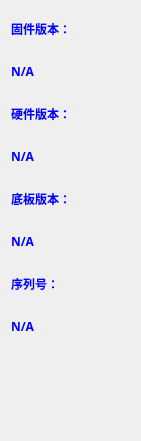
   <widget class="QWidget" name="layoutWidget">
    <property name="geometry">
     <rect>
      <x>20</x>
      <y>142</y>
      <width>141</width>
      <height>441</height>
     </rect>
    </property>
    <layout class="QGridLayout" name="gridLayout_13">
     <item row="0" column="0">
      <widget class="QLabel" name="label_sta_16">
       <property name="font">
        <font>
         <family>宋体</family>
         <pointsize>9</pointsize>
         <weight>50</weight>
         <bold>false</bold>
        </font>
       </property>
       <property name="cursor">
        <cursorShape>PointingHandCursor</cursorShape>
       </property>
       <property name="styleSheet">
        <string notr="true">color:rgb(255, 0, 0)</string>
       </property>
       <property name="text">
        <string>&lt;html&gt;&lt;head/&gt;&lt;body&gt;&lt;p&gt;&lt;span style=&quot; font-weight:600; color:#0000ff;&quot;&gt;固件版本：&lt;/span&gt;&lt;/p&gt;&lt;/body&gt;&lt;/html&gt;</string>
       </property>
       <property name="alignment">
        <set>Qt::AlignLeading|Qt::AlignLeft|Qt::AlignVCenter</set>
       </property>
      </widget>
     </item>
     <item row="1" column="0">
      <widget class="QLabel" name="label_sta_sw">
       <property name="font">
        <font>
         <family>宋体</family>
         <pointsize>9</pointsize>
         <weight>50</weight>
         <bold>false</bold>
        </font>
       </property>
       <property name="cursor">
        <cursorShape>PointingHandCursor</cursorShape>
       </property>
       <property name="styleSheet">
        <string notr="true">color:rgb(255, 0, 0)</string>
       </property>
       <property name="text">
        <string>&lt;html&gt;&lt;head/&gt;&lt;body&gt;&lt;p&gt;&lt;span style=&quot; font-weight:600; color:#0000ff;&quot;&gt;N/A&lt;/span&gt;&lt;/p&gt;&lt;/body&gt;&lt;/html&gt;</string>
       </property>
       <property name="alignment">
        <set>Qt::AlignLeading|Qt::AlignLeft|Qt::AlignVCenter</set>
       </property>
      </widget>
     </item>
     <item row="2" column="0">
      <widget class="QLabel" name="label_sta_18">
       <property name="font">
        <font>
         <family>宋体</family>
         <pointsize>9</pointsize>
         <weight>50</weight>
         <bold>false</bold>
        </font>
       </property>
       <property name="cursor">
        <cursorShape>PointingHandCursor</cursorShape>
       </property>
       <property name="styleSheet">
        <string notr="true">color:rgb(255, 0, 0)</string>
       </property>
       <property name="text">
        <string>&lt;html&gt;&lt;head/&gt;&lt;body&gt;&lt;p&gt;&lt;span style=&quot; font-weight:600; color:#0000ff;&quot;&gt;硬件版本：&lt;/span&gt;&lt;/p&gt;&lt;/body&gt;&lt;/html&gt;</string>
       </property>
       <property name="alignment">
        <set>Qt::AlignLeading|Qt::AlignLeft|Qt::AlignVCenter</set>
       </property>
      </widget>
     </item>
     <item row="3" column="0">
      <widget class="QLabel" name="label_sta_hw">
       <property name="font">
        <font>
         <family>宋体</family>
         <pointsize>9</pointsize>
         <weight>50</weight>
         <bold>false</bold>
        </font>
       </property>
       <property name="cursor">
        <cursorShape>PointingHandCursor</cursorShape>
       </property>
       <property name="styleSheet">
        <string notr="true">color:rgb(255, 0, 0)</string>
       </property>
       <property name="text">
        <string>&lt;html&gt;&lt;head/&gt;&lt;body&gt;&lt;p&gt;&lt;span style=&quot; font-weight:600; color:#0000ff;&quot;&gt;N/A&lt;/span&gt;&lt;/p&gt;&lt;/body&gt;&lt;/html&gt;</string>
       </property>
       <property name="alignment">
        <set>Qt::AlignLeading|Qt::AlignLeft|Qt::AlignVCenter</set>
       </property>
      </widget>
     </item>
     <item row="5" column="0">
      <widget class="QLabel" name="label_sta_board_ver">
       <property name="font">
        <font>
         <family>宋体</family>
         <pointsize>9</pointsize>
         <weight>50</weight>
         <bold>false</bold>
        </font>
       </property>
       <property name="cursor">
        <cursorShape>PointingHandCursor</cursorShape>
       </property>
       <property name="styleSheet">
        <string notr="true">color:rgb(255, 0, 0)</string>
       </property>
       <property name="text">
        <string>&lt;html&gt;&lt;head/&gt;&lt;body&gt;&lt;p&gt;&lt;span style=&quot; font-weight:600; color:#0000ff;&quot;&gt;N/A&lt;/span&gt;&lt;/p&gt;&lt;/body&gt;&lt;/html&gt;</string>
       </property>
       <property name="alignment">
        <set>Qt::AlignLeading|Qt::AlignLeft|Qt::AlignVCenter</set>
       </property>
      </widget>
     </item>
     <item row="4" column="0">
      <widget class="QLabel" name="label_sta_23">
       <property name="font">
        <font>
         <family>宋体</family>
         <pointsize>9</pointsize>
         <weight>50</weight>
         <bold>false</bold>
        </font>
       </property>
       <property name="cursor">
        <cursorShape>PointingHandCursor</cursorShape>
       </property>
       <property name="styleSheet">
        <string notr="true">color:rgb(255, 0, 0)</string>
       </property>
       <property name="text">
        <string>&lt;html&gt;&lt;head/&gt;&lt;body&gt;&lt;p&gt;&lt;span style=&quot; font-weight:600; color:#0000ff;&quot;&gt;底板版本：&lt;/span&gt;&lt;/p&gt;&lt;/body&gt;&lt;/html&gt;</string>
       </property>
       <property name="alignment">
        <set>Qt::AlignLeading|Qt::AlignLeft|Qt::AlignVCenter</set>
       </property>
      </widget>
     </item>
     <item row="6" column="0">
      <widget class="QLabel" name="label_sta_20">
       <property name="font">
        <font>
         <family>宋体</family>
         <pointsize>9</pointsize>
         <weight>50</weight>
         <bold>false</bold>
        </font>
       </property>
       <property name="cursor">
        <cursorShape>PointingHandCursor</cursorShape>
       </property>
       <property name="styleSheet">
        <string notr="true">color:rgb(255, 0, 0)</string>
       </property>
       <property name="text">
        <string>&lt;html&gt;&lt;head/&gt;&lt;body&gt;&lt;p&gt;&lt;span style=&quot; font-weight:600; color:#0000ff;&quot;&gt;序列号：&lt;/span&gt;&lt;/p&gt;&lt;/body&gt;&lt;/html&gt;</string>
       </property>
       <property name="alignment">
        <set>Qt::AlignLeading|Qt::AlignLeft|Qt::AlignVCenter</set>
       </property>
      </widget>
     </item>
     <item row="7" column="0">
      <widget class="QLabel" name="label_sta_sn1">
       <property name="font">
        <font>
         <family>宋体</family>
         <pointsize>9</pointsize>
         <weight>50</weight>
         <bold>false</bold>
        </font>
       </property>
       <property name="cursor">
        <cursorShape>PointingHandCursor</cursorShape>
       </property>
       <property name="styleSheet">
        <string notr="true">color:rgb(255, 0, 0)</string>
       </property>
       <property name="text">
        <string>&lt;html&gt;&lt;head/&gt;&lt;body&gt;&lt;p&gt;&lt;span style=&quot; font-weight:600; color:#0000ff;&quot;&gt;N/A&lt;/span&gt;&lt;/p&gt;&lt;/body&gt;&lt;/html&gt;</string>
       </property>
       <property name="alignment">
        <set>Qt::AlignLeading|Qt::AlignLeft|Qt::AlignVCenter</set>
       </property>
      </widget>
     </item>
     <item row="9" column="0">
      <widget class="QLabel" name="label_sta_21">
       <property name="font">
        <font>
         <family>宋体</family>
         <pointsize>9</pointsize>
         <weight>50</weight>
         <bold>false</bold>
        </font>
       </property>
       <property name="cursor">
        <cursorShape>PointingHandCursor</cursorShape>
       </property>
       <property name="styleSheet">
        <string notr="true">color:rgb(255, 0, 0)</string>
       </property>
       <property name="text">
        <string>&lt;html&gt;&lt;head/&gt;&lt;body&gt;&lt;p&gt;&lt;br/&gt;&lt;/p&gt;&lt;/body&gt;&lt;/html&gt;</string>
       </property>
       <property name="alignment">
        <set>Qt::AlignLeading|Qt::AlignLeft|Qt::AlignVCenter</set>
       </property>
      </widget>
     </item>
     <item row="8" column="0">
      <widget class="QLabel" name="label_sta_sn2">
       <property name="font">
        <font>
         <family>宋体</family>
         <pointsize>9</pointsize>
         <weight>50</weight>
         <bold>false</bold>
        </font>
       </property>
       <property name="cursor">
        <cursorShape>PointingHandCursor</cursorShape>
       </property>
       <property name="styleSheet">
        <string notr="true">color:rgb(255, 0, 0)</string>
       </property>
       <property name="text">
        <string>&lt;html&gt;&lt;head/&gt;&lt;body&gt;&lt;p&gt;&lt;br/&gt;&lt;/p&gt;&lt;/body&gt;&lt;/html&gt;</string>
       </property>
       <property name="alignment">
        <set>Qt::AlignLeading|Qt::AlignLeft|Qt::AlignVCenter</set>
       </property>
      </widget>
     </item>
    </layout>
   </widget>
